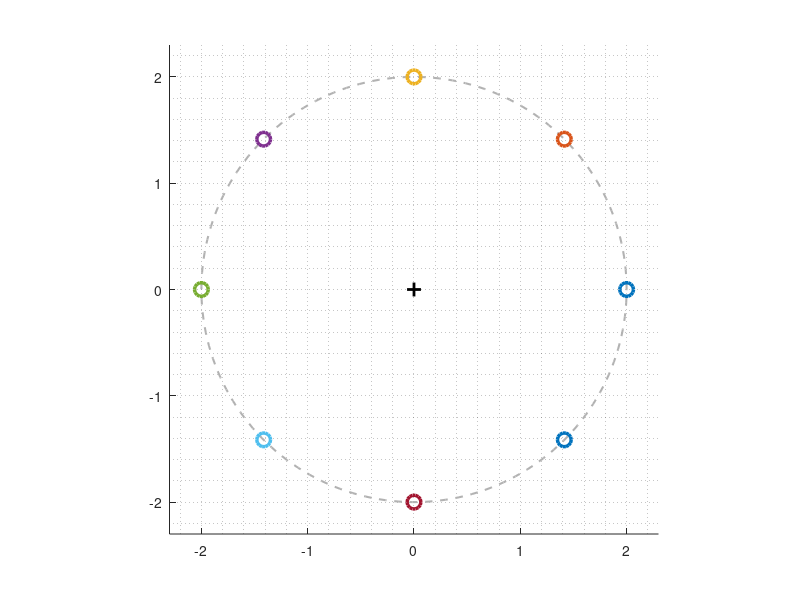

The MATLAB script that drew this image: (Note: this script raises an error after producing the figure.)
clear all;
% =========================================================================
% MT3005 - PERSECUCION CICLICA ORBITAL
% =========================================================================
% Cada agente persigue un punto que esta phi_offset radianes adelante
% de su objetivo en el circulo de radio Ra.
% Con phi_offset = 0  -> convergencia pura al centro
% Con phi_offset > 0  -> orbita estable (cada agente sigue un punto
%                        adelante de su objetivo sobre el circulo)
% =========================================================================

%% ---- PARAMETROS CONFIGURABLES ----
N_agents = 8;      % numero de agentes
Ra = 2;      % m — radio de la orbita deseada

if N_agents <= 5         % rad — cuanto adelanta el punto objetivo en el circulo
    phi_offset = pi/4;   % pi/4 = 45 grados, pi/2 = 90 grados
else                     % mas grande = orbita mas estable, menos convergencia
    phi_offset = pi/12;
end     

NV = 15;
tf = NV * 8;

%% Parametros del sistema
f = @(xi,u) [u(1)*cos(xi(3)); u(1)*sin(xi(3)); u(2)];

dt = 0.01;
t = 0:dt:tf;
K = length(t) - 1;

%% Parametros del controlador
v0 = 2;
alpha = 10;
kpO = 10;
kiO = 0.0001;
kdO = 0;

%% Inicializacion: agentes equiespaciados en el circulo
w_max = 2;   % rad/s — saturacion de velocidad angular (protege hardware)

agents = struct();
for i = 1:N_agents
    ang_i  = 2*pi*(i-1)/N_agents;
    agents(i).xi       = [Ra*cos(ang_i); Ra*sin(ang_i); ang_i + pi/2];
    agents(i).u        = [0; 0];
    agents(i).EO       = 0;
    agents(i).eO_1     = 0;
    agents(i).XI       = zeros(3, K+1);
    agents(i).U        = zeros(2, K+1);
    agents(i).XI(:,1)  = agents(i).xi;
    agents(i).U(:,1)   = agents(i).u;
end

%% Ciclo de simulacion
for k = 1:K

    for i = 1:N_agents
        xi_i   = agents(i).xi;
        x_     = xi_i(1);
        y_     = xi_i(2);
        theta_ = xi_i(3);

        % Posicion del siguiente agente
        i_next  = mod(i, N_agents) + 1;
        xi_next = agents(i_next).xi;
        xn = xi_next(1);
        yn = xi_next(2);

        % Angulo actual del siguiente agente sobre el circulo
        % atan2 es estable aqui porque solo usa el angulo instantaneo,
        % no lo acumula. El salto de 2pi no afecta porque cos/sin
        % son periodicos: cos(ang+2pi) = cos(ang)
        ang_next = atan2(yn, xn);

        % Punto objetivo: phi_offset radianes adelante en el circulo
        % No hay salto porque el resultado pasa por cos/sin directamente
        ang_target = ang_next + phi_offset;
        xg = Ra * cos(ang_target);
        yg = Ra * sin(ang_target);

        % Error
        e      = [xg - x_; yg - y_];
        thetag = atan2(e(2), e(1));
        eP     = norm(e);
        eO     = atan2(sin(thetag - theta_), cos(thetag - theta_));

        % Control lineal
        if eP > 1e-6
            v_ = v0 * (1 - exp(-alpha * eP^2));
        else
            v_ = 0;
        end

        % Control angular PID
        eO_D = eO - agents(i).eO_1;
        agents(i).EO  = agents(i).EO + eO;
        w_ = kpO*eO + kiO*agents(i).EO + kdO*eO_D;
        agents(i).eO_1 = eO;

        % Saturacion de velocidad angular (evita picos en hardware)
        w_ = max(-w_max, min(w_max, w_));

        agents(i).u = [v_; w_];
    end

    % RK4
    for i = 1:N_agents
        xi_i = agents(i).xi;
        u_i  = agents(i).u;
        k1 = f(xi_i, u_i);
        k2 = f(xi_i+(dt/2)*k1, u_i);
        k3 = f(xi_i+(dt/2)*k2, u_i);
        k4 = f(xi_i+dt*k3,     u_i);
        agents(i).xi        = xi_i + (dt/6)*(k1+2*k2+2*k3+k4);
        agents(i).XI(:,k+1) = agents(i).xi;
        agents(i).U(:,k+1)  = agents(i).u;
    end
end

%% =========================================================
% FIGURA 1 — Animacion de trayectorias
% =========================================================
colors = lines(N_agents);
BV     = [-0.05, 0, 0.05; 0, 0.15, 0];

fig1 = figure('Name','Trayectorias','WindowState','maximized');
all_pos = cell2mat(arrayfun(@(a) a.XI(1:2,:), agents, 'UniformOutput', false));
s_ax = max(max(abs(all_pos))) * 1.15;
xlim([-s_ax, s_ax]); ylim([-s_ax, s_ax]);
axis square; grid minor; hold on;

th_ref = linspace(0, 2*pi, 200);
plot(Ra*cos(th_ref), Ra*sin(th_ref), '--', 'Color', [0.7 0.7 0.7], 'LineWidth', 1.5);
scatter(0, 0, 100, 'k', '+', 'LineWidth', 2);

for i = 1:N_agents
    ang_i = 2*pi*(i-1)/N_agents;
    scatter(Ra*cos(ang_i), Ra*sin(ang_i), 100, colors(i,:), 'o', 'LineWidth', 2.5);
end

trajplots = gobjects(N_agents,1);
bodyplots = gobjects(N_agents,1);
leg_labels = arrayfun(@(i) sprintf('Agente %d',i), 1:N_agents, 'UniformOutput',false);

for i = 1:N_agents
    q = agents(i).XI(:,1);
    trajplots(i) = plot(q(1), q(2), '-', 'Color', colors(i,:), 'LineWidth', 1.5);
    IV = [cos(q(3)-pi/2),-sin(q(3)-pi/2); sin(q(3)-pi/2),cos(q(3)-pi/2)] * BV;
    bodyplots(i) = fill(IV(1,:)+q(1), IV(2,:)+q(2), colors(i,:), 'EdgeColor','none');
end

legend(trajplots, leg_labels, 'Location','northeast','FontSize',13);
xlabel('$x$ (m)','Interpreter','latex','Fontsize',18);
ylabel('$y$ (m)','Interpreter','latex','Fontsize',18);
title(sprintf('Persecucion ciclica — %d agentes, Ra=%.1f m, \\phi=%.2f rad', ...
    N_agents, Ra, phi_offset), 'Fontsize', 14);
hold off;

%% =========================================================
% FIGURA 2 — Estados xi(t) de cada agente (subplots separados)
% =========================================================
state_labels = {'$x$ (m)', '$y$ (m)', '$\theta$ (rad)'};
state_names  = {'x', 'y', '\theta'};

fig2 = figure('Name','Estados','WindowState','maximized');
for i = 1:N_agents
    subplot(N_agents, 1, i);
    lh = gobjects(3,1);
    styles = {'-', '--', ':'};
    for s = 1:3
        lh(s) = plot(t, agents(i).XI(s,:), ...
            styles{s}, 'Color', colors(i,:), 'LineWidth', 1.8);
        hold on;
    end
    hold off;
    ylabel('$\xi(t)$','Interpreter','latex','Fontsize',14);
    title(sprintf('Agente %d', i), 'Fontsize', 13);
    legend(lh, {'$x$','$y$','$\theta$'}, ...
        'Interpreter','latex','FontSize',12,'Location','best','Orientation','horizontal');
    grid minor;
    if i == N_agents
        xlabel('$t$ (s)','Interpreter','latex','Fontsize',14);
    end
end
sgtitle('Estados \xi(t) por agente', 'Interpreter','latex','Fontsize',16);

%% =========================================================
% FIGURA 3 — Entradas u(t): v y omega separados por agente
% =========================================================
fig3 = figure('Name','Entradas','WindowState','maximized');

% Subplot superior: velocidad lineal v de todos los agentes
subplot(2,1,1);
for i = 1:N_agents
    plot(t, agents(i).U(1,:), '-', 'Color', colors(i,:), 'LineWidth', 1.8);
    hold on;
end
hold off;
ylabel('$v$ (m/s)','Interpreter','latex','Fontsize',16);
title('Velocidad lineal $v(t)$','Interpreter','latex','Fontsize',14);
legend(leg_labels, 'Location','best','FontSize',12,'Orientation','horizontal');
grid minor;

% Subplot inferior: velocidad angular omega de todos los agentes
subplot(2,1,2);
for i = 1:N_agents
    plot(t, agents(i).U(2,:), '-', 'Color', colors(i,:), 'LineWidth', 1.8);
    hold on;
end
hold off;
ylabel('$\omega$ (rad/s)','Interpreter','latex','Fontsize',16);
xlabel('$t$ (s)','Interpreter','latex','Fontsize',16);
title('Velocidad angular $\omega(t)$','Interpreter','latex','Fontsize',14);
legend(leg_labels, 'Location','best','FontSize',12,'Orientation','horizontal');
grid minor;

sgtitle('Entradas $u(t)$ por agente', 'Interpreter','latex','Fontsize',16);

%% =========================================================
% ANIMACION en Figura 1
% =========================================================
figure(fig1);
for k = 2:K+1
    for i = 1:N_agents
        q = agents(i).XI(:,k);
        trajplots(i).XData = [trajplots(i).XData, q(1)];
        trajplots(i).YData = [trajplots(i).YData, q(2)];
        IV = [cos(q(3)-pi/2),-sin(q(3)-pi/2); sin(q(3)-pi/2),cos(q(3)-pi/2)] * BV;
        bodyplots(i).XData = IV(1,:)+q(1);
        bodyplots(i).YData = IV(2,:)+q(2);
    end
    pause(dt);
end
